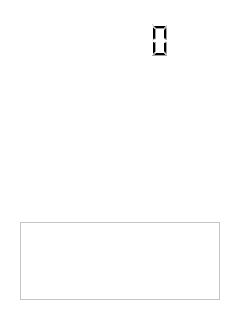
<?xml version="1.0" encoding="UTF-8"?>
<ui version="4.0">
 <class>Dialog</class>
 <widget class="QDialog" name="Dialog">
  <property name="geometry">
   <rect>
    <x>0</x>
    <y>0</y>
    <width>240</width>
    <height>320</height>
   </rect>
  </property>
  <property name="sizePolicy">
   <sizepolicy hsizetype="Preferred" vsizetype="Preferred">
    <horstretch>0</horstretch>
    <verstretch>1</verstretch>
   </sizepolicy>
  </property>
  <property name="sizeIncrement">
   <size>
    <width>0</width>
    <height>0</height>
   </size>
  </property>
  <property name="windowTitle">
   <string>Dialog</string>
  </property>
  <property name="styleSheet">
   <string notr="true">background-color: rgb(0, 0, 0);
background-color: rgb(255, 255, 255);</string>
  </property>
  <property name="sizeGripEnabled">
   <bool>false</bool>
  </property>
  <layout class="QHBoxLayout" name="horizontalLayout">
   <item>
    <widget class="QWidget" name="widget" native="true">
     <layout class="QVBoxLayout" name="verticalLayout">
      <item>
       <layout class="QHBoxLayout" name="horizontalLayout_2">
        <item>
         <widget class="QLCDNumber" name="stars">
          <property name="styleSheet">
           <string notr="true">color: rgb(0, 0, 0);</string>
          </property>
          <property name="frameShape">
           <enum>QFrame::NoFrame</enum>
          </property>
          <property name="frameShadow">
           <enum>QFrame::Sunken</enum>
          </property>
          <property name="digitCount">
           <number>8</number>
          </property>
         </widget>
        </item>
        <item>
         <widget class="QLabel" name="label">
          <property name="minimumSize">
           <size>
            <width>40</width>
            <height>40</height>
           </size>
          </property>
          <property name="maximumSize">
           <size>
            <width>40</width>
            <height>40</height>
           </size>
          </property>
          <property name="text">
           <string/>
          </property>
          <property name="pixmap">
           <pixmap>5842-star.png</pixmap>
          </property>
          <property name="scaledContents">
           <bool>true</bool>
          </property>
         </widget>
        </item>
       </layout>
      </item>
      <item>
       <layout class="QHBoxLayout" name="horizontalLayout_3">
        <item>
         <spacer name="horizontalSpacer_3">
          <property name="orientation">
           <enum>Qt::Horizontal</enum>
          </property>
          <property name="sizeHint" stdset="0">
           <size>
            <width>40</width>
            <height>20</height>
           </size>
          </property>
         </spacer>
        </item>
        <item>
         <widget class="QPushButton" name="mainBtn">
          <property name="sizePolicy">
           <sizepolicy hsizetype="Minimum" vsizetype="Fixed">
            <horstretch>0</horstretch>
            <verstretch>0</verstretch>
           </sizepolicy>
          </property>
          <property name="minimumSize">
           <size>
            <width>150</width>
            <height>150</height>
           </size>
          </property>
          <property name="maximumSize">
           <size>
            <width>150</width>
            <height>150</height>
           </size>
          </property>
          <property name="sizeIncrement">
           <size>
            <width>0</width>
            <height>0</height>
           </size>
          </property>
          <property name="styleSheet">
           <string notr="true">border-color: rgb(255, 255, 255);</string>
          </property>
          <property name="text">
           <string/>
          </property>
          <property name="icon">
           <iconset>
            <normaloff>9942-normal.png</normaloff>9942-normal.png</iconset>
          </property>
          <property name="iconSize">
           <size>
            <width>1000</width>
            <height>1000</height>
           </size>
          </property>
          <property name="default">
           <bool>false</bool>
          </property>
          <property name="flat">
           <bool>true</bool>
          </property>
         </widget>
        </item>
        <item>
         <spacer name="horizontalSpacer_4">
          <property name="orientation">
           <enum>Qt::Horizontal</enum>
          </property>
          <property name="sizeHint" stdset="0">
           <size>
            <width>40</width>
            <height>20</height>
           </size>
          </property>
         </spacer>
        </item>
       </layout>
      </item>
      <item>
       <widget class="QListWidget" name="lvlLog">
        <property name="styleSheet">
         <string notr="true">color: rgb(0, 0, 0);</string>
        </property>
        <property name="frameShadow">
         <enum>QFrame::Raised</enum>
        </property>
        <property name="editTriggers">
         <set>QAbstractItemView::NoEditTriggers</set>
        </property>
       </widget>
      </item>
     </layout>
    </widget>
   </item>
  </layout>
 </widget>
 <resources/>
 <connections/>
</ui>
